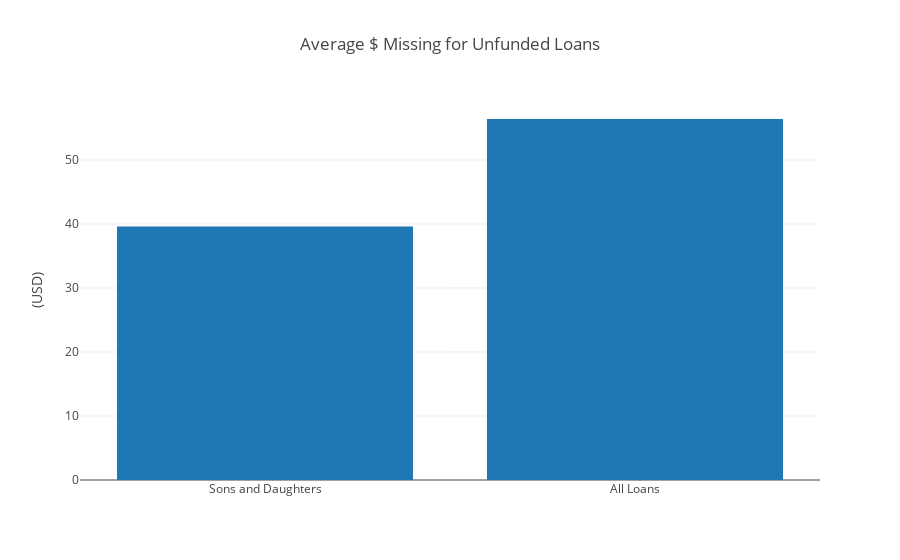

This figure's notebook cell:
### Code cell
df['left_to_fund'] = df.loan_amount - df.funded_amount
child['left_to_fund'] = child.loan_amount - child.funded_amount

dm = df.left_to_fund.mean()
cm = child.left_to_fund.mean()
data = [go.Bar(
            x=['Sons and Daughters', 'All Loans'],
            y=[dm,cm]
    )]

layout = dict(
    title='Average $ Missing for Unfunded Loans',
    yaxis=dict(
        title="(USD)"),
            )

fig = go.Figure(data=data, layout=layout)
py.iplot(fig, filename='basic-bar2')
print("On average, loans for sons and daughters are $39 short when not fully funded, compared to $59 for all loans")

### Figure 1 — Plotly figure (JSON) as saved in the notebook; plotly's stock layout.template omitted (floating-point values rounded to 4 significant figures)
{"data": [{"type": "bar", "x": ["Sons and Daughters", "All Loans"], "y": [39.6, 56.4]}], "layout": {"title": "Average $ Missing for Unfunded Loans", "yaxis": {"title": "(USD)"}}}
